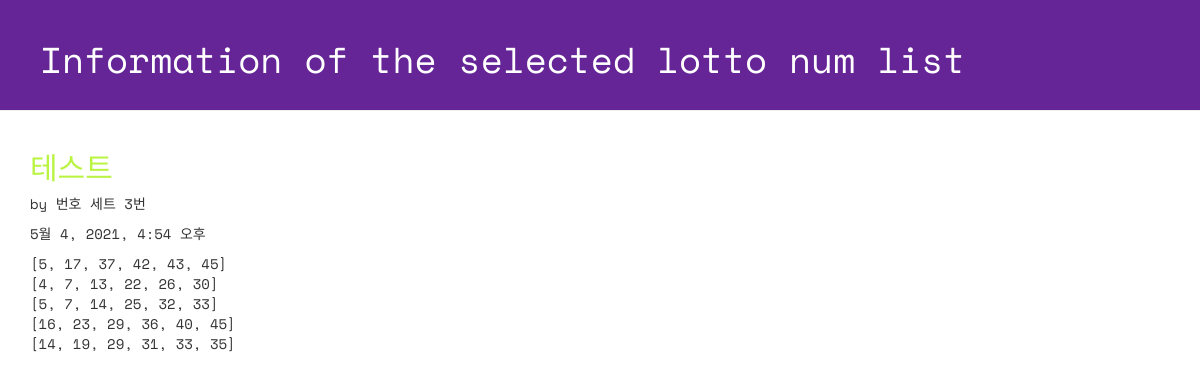
Page /lotto/3/detail on the committed database.
### lotto/models.py (models this page shows, shortened)
class GuessNumbers(models.Model):
    name = models.CharField(max_length=24)
    text = models.CharField(max_length=255)
    lottos = models.CharField(max_length=255, default='[1, 2, 3, 4, 5, 6]')
    num_lottos = models.IntegerField(default=5)
    update_date = models.DateTimeField()

### lotto/views.py (the view)
# urls.py: path('lotto/<int:lottokey>/detail', views.detail, name='detail'),
def detail(request, lottokey):
    lotto = GuessNumbers.objects.get(pk=lottokey)
    return render(request, "lotto/detail.html", {"lotto": lotto})

### lotto/templates/lotto/detail.html (shortened to what this page needs)
<!DOCTYPE html>
{% load staticfiles %}
<html lang="ko">
<head>
 <link rel="stylesheet" href="//maxcdn.bootstrapcdn.com/bootstrap/3.2.0/css/bootstrap.min.css">
 <link rel="stylesheet" href="//maxcdn.bootstrapcdn.com/bootstrap/3.2.0/css/bootstrap-theme.min.css">
 <link rel="stylesheet" href="{% static 'css/lotto.css'%}">
</head>
<body>
 <div class="page-header">
 <h1><a href="{% url 'index' %}" style="text-decoration: none; color: white;">
  Information of the selected lotto num list
 </a></h1>
 </div>
 <div class="container lotto">
   <h2>{{ lotto.text }}</h2>
   <p> by {{ lotto.name }}</p>
   <p> {{ lotto.update_date }}</p>
   <p> {{ lotto.lottos | linebreaksbr }}</p>
 </div>
</body>
</html>

### lotto/static/css/lotto.css (style rules this page uses)
.page-header { background-color: #652596; margin-top: 0; padding: 20px 20px 20px 40px; font-family: 'Space Mono', monospace; }
.page-header h1 { color: #FFFFFF; }
.container { font-family: 'Space Mono', monospace; }
.container h2 { color: #B9F442; }

### rows in the picture
GuessNumbers: text "테스트", name "번호 세트 3번", update_date "5월 4, 2021, 4:54 오후", lottos "[5, 17, 37, 42, 43, 45] [4, 7, 13, 22, 26, 30] [5, 7, 14, 25, 32, 33] [16, 23, 29, 36, 40, 45] [14, 19, 29, 31, 33, 35]"
